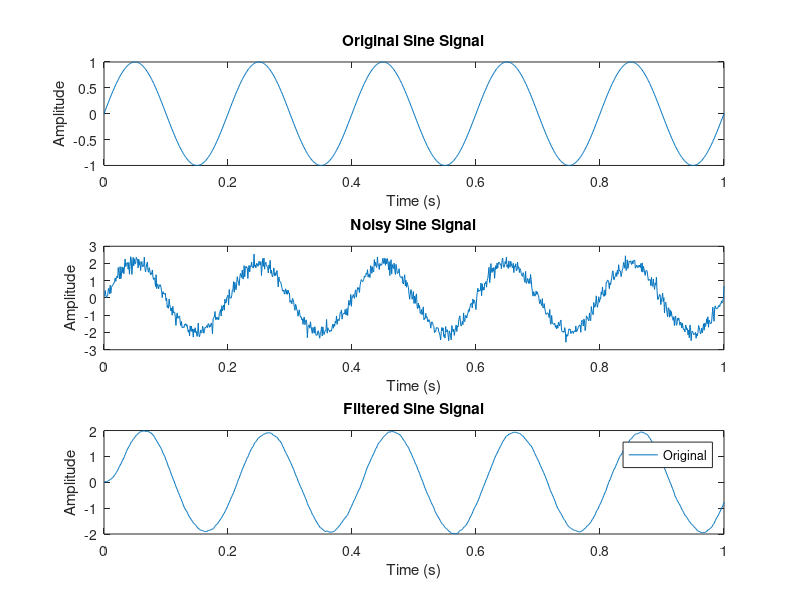

Recreate this plot in MATLAB.
% Parameters
fs = 1000;          
t = 0:1/fs:1;      
f = 5;             
A = 1;              
SNR_dB = 10;        


sine_signal = A * sin(2 * pi * f * t);
awgn_noise = awgn(sine_signal, SNR_dB, 'measured');
noisy_signal = sine_signal + awgn_noise;


term = 30;  
filtered_signal = filter(ones(1, term)/term, 1, noisy_signal);

figure;

subplot(3,1,1);
plot(t, sine_signal);
title('Original Sine Signal');
xlabel('Time (s)');
ylabel('Amplitude');

subplot(3,1,2);
plot(t, noisy_signal);
title('Noisy Sine Signal');
xlabel('Time (s)');
ylabel('Amplitude');

subplot(3,1,3);
plot(t, filtered_signal);
title('Filtered Sine Signal');
xlabel('Time (s)');
ylabel('Amplitude');

legend('Original', 'Noisy', 'Filtered');
